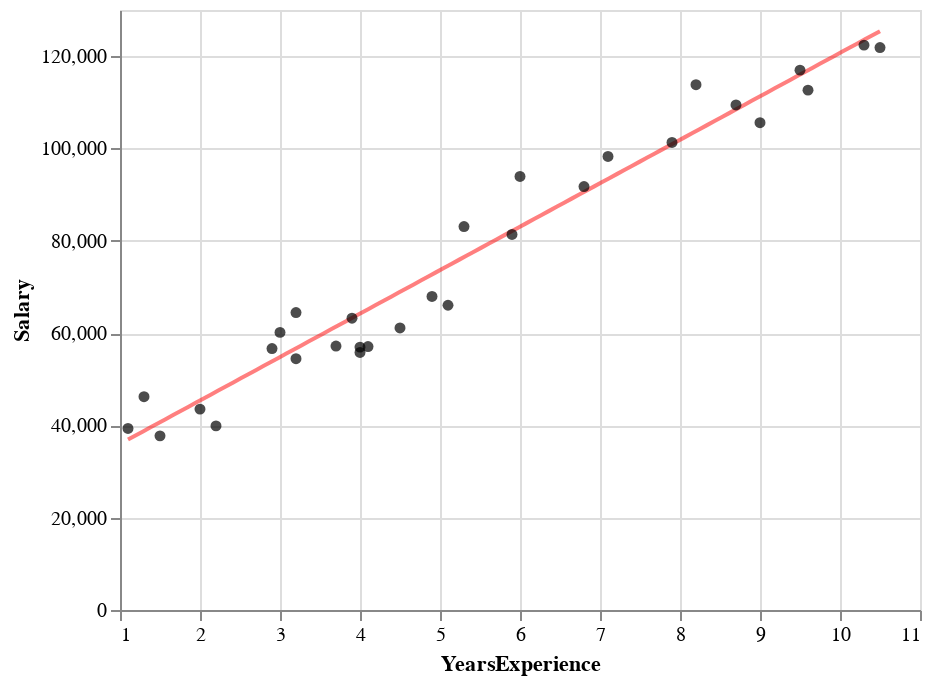

Write notebook code for a chart like this one.
### Markdown cell above
## 1.2 Construct HOPs of the salary data

Now that you have all the pieces, you should be able to put them together to construct a HOPs visualization.

First, run the following code chunk a few times: you should notice that the fit line moves each time you run it.

### Code cell
points_chart = get_salary_points_chart()
salary_reg = get_one_bootstrap_salary_fit()
line_chart = get_salary_linear_fit_chart(salary_reg)
line_chart + points_chart

### Figure 1 — Vega-Lite specification as saved in the notebook (floating-point values rounded to 4 significant figures)
{"config": {"view": {"continuousWidth": 400, "continuousHeight": 300}}, "layer": [{"data": {"name": "data-ee7bcd261794952f1036769c8d568846"}, "mark": {"type": "line", "color": "red", "opacity": 0.5}, "encoding": {"x": {"field": "YearsExperience", "type": "quantitative"}, "y": {"field": "Salary", "type": "quantitative"}}}, {"data": {"name": "data-09773d8f115bcdd7976eced50e1ebdda"}, "mark": {"type": "circle", "color": "black"}, "encoding": {"x": {"field": "YearsExperience", "type": "quantitative"}, "y": {"field": "Salary", "type": "quantitative"}}}], "$schema": "https://vega.github.io/schema/vega-lite/v4.17.0.json", "datasets": {"data-ee7bcd261794952f1036769c8d568846": [{"YearsExperience": 1.1, "Salary": 36930.0}, {"YearsExperience": 1.194, "Salary": 37810.0}, {"YearsExperience": 1.288, "Salary": 38700.0}, {"YearsExperience": 1.382, "Salary": 39580.0}, {"YearsExperience": 1.476, "Salary": 40470.0}, {"YearsExperience": 1.57, "Salary": 41350.0}, {"YearsExperience": 1.664, "Salary": 42240.0}, {"YearsExperience": 1.758, "Salary": 43120.0}, {"YearsExperience": 1.852, "Salary": 44010.0}, {"YearsExperience": 1.946, "Salary": 44890.0}, {"YearsExperience": 2.04, "Salary": 45780.0}, {"YearsExperience": 2.134, "Salary": 46660.0}, {"YearsExperience": 2.228, "Salary": 47550.0}, {"YearsExperience": 2.322, "Salary": 48430.0}, {"YearsExperience": 2.416, "Salary": 49320.0}, {"YearsExperience": 2.51, "Salary": 50200.0}, {"YearsExperience": 2.604, "Salary": 51080.0}, {"YearsExperience": 2.698, "Salary": 51970.0}, {"YearsExperience": 2.792, "Salary": 52850.0}, {"YearsExperience": 2.886, "Salary": 53740.0}, {"YearsExperience": 2.98, "Salary": 54620.0}, {"YearsExperience": 3.074, "Salary": 55510.0}, {"YearsExperience": 3.168, "Salary": 56390.0}, {"YearsExperience": 3.262, "Salary": 57280.0}, {"YearsExperience": 3.356, "Salary": 58160.0}, {"YearsExperience": 3.45, "Salary": 59050.0}, {"YearsExperience": 3.544, "Salary": 59930.0}, {"YearsExperience": 3.638, "Salary": 60820.0}, {"YearsExperience": 3.732, "Salary": 61700.0}, {"YearsExperience": 3.826, "Salary": 62590.0}, {"YearsExperience": 3.92, "Salary": 63470.0}, {"YearsExperience": 4.014, "Salary": 64360.0}, {"YearsExperience": 4.108, "Salary": 65240.0}, {"YearsExperience": 4.202, "Salary": 66130.0}, {"YearsExperience": 4.296, "Salary": 67010.0}, {"YearsExperience": 4.39, "Salary": 67900.0}, {"YearsExperience": 4.484, "Salary": 68780.0}, {"YearsExperience": 4.578, "Salary": 69670.0}, {"YearsExperience": 4.672, "Salary": 70550.0}, {"YearsExperience": 4.766, "Salary": 71440.0}, {"YearsExperience": 4.86, "Salary": 72320.0}, {"YearsExperience": 4.954, "Salary": 73200.0}, {"YearsExperience": 5.048, "Salary": 74090.0}, {"YearsExperience": 5.142, "Salary": 74970.0}, {"YearsExperience": 5.236, "Salary": 75860.0}, {"YearsExperience": 5.33, "Salary": 76740.0}, {"YearsExperience": 5.424, "Salary": 77630.0}, {"YearsExperience": 5.518, "Salary": 78510.0}, {"YearsExperience": 5.612, "Salary": 79400.0}, {"YearsExperience": 5.706, "Salary": 80280.0}, {"YearsExperience": 5.8, "Salary": 81170.0}, {"YearsExperience": 5.894, "Salary": 82050.0}, {"YearsExperience": 5.988, "Salary": 82940.0}, {"YearsExperience": 6.082, "Salary": 83820.0}, {"YearsExperience": 6.176, "Salary": 84710.0}, {"YearsExperience": 6.27, "Salary": 85590.0}, {"YearsExperience": 6.364, "Salary": 86480.0}, {"YearsExperience": 6.458, "Salary": 87360.0}, {"YearsExperience": 6.552, "Salary": 88250.0}, {"YearsExperience": 6.646, "Salary": 89130.0}, {"YearsExperience": 6.74, "Salary": 90020.0}, {"YearsExperience": 6.834, "Salary": 90900.0}, {"YearsExperience": 6.928, "Salary": 91790.0}, {"YearsExperience": 7.022, "Salary": 92670.0}, {"YearsExperience": 7.116, "Salary": 93560.0}, {"YearsExperience": 7.21, "Salary": 94440.0}, {"YearsExperience": 7.304, "Salary": 95320.0}, {"YearsExperience": 7.398, "Salary": 96210.0}, {"YearsExperience": 7.492, "Salary": 97090.0}, {"YearsExperience": 7.586, "Salary": 97980.0}, {"YearsExperience": 7.68, "Salary": 98860.0}, {"YearsExperience": 7.774, "Salary": 99750.0}, {"YearsExperience": 7.868, "Salary": 100600.0}, {"YearsExperience": 7.962, "Salary": 101500.0}, {"YearsExperience": 8.056, "Salary": 102400.0}, {"YearsExperience": 8.15, "Salary": 103300.0}, {"YearsExperience": 8.244, "Salary": 104200.0}, {"YearsExperience": 8.338, "Salary": 105100.0}, {"YearsExperience": 8.432, "Salary": 105900.0}, {"YearsExperience": 8.526, "Salary": 106800.0}, {"YearsExperience": 8.62, "Salary": 107700.0}, {"YearsExperience": 8.714, "Salary": 108600.0}, {"YearsExperience": 8.808, "Salary": 109500.0}, {"YearsExperience": 8.902, "Salary": 110400.0}, {"YearsExperience": 8.996, "Salary": 111300.0}, {"YearsExperience": 9.09, "Salary": 112100.0}, {"YearsExperience": 9.184, "Salary": 113000.0}, {"YearsExperience": 9.278, "Salary": 113900.0}, {"YearsExperience": 9.372, "Salary": 114800.0}, {"YearsExperience": 9.466, "Salary": 115700.0}, {"YearsExperience": 9.56, "Salary": 116600.0}, {"YearsExperience": 9.654, "Salary": 117400.0}, {"YearsExperience": 9.748, "Salary": 118300.0}, {"YearsExperience": 9.842, "Salary": 119200.0}, {"YearsExperience": 9.936, "Salary": 120100.0}, {"YearsExperience": 10.03, "Salary": 121000.0}, {"YearsExperience": 10.12, "Salary": 121900.0}, {"YearsExperience": 10.22, "Salary": 122800.0}, {"YearsExperience": 10.31, "Salary": 123600.0}, {"YearsExperience": 10.41, "Salary": 124500.0}, {"YearsExperience": 10.5, "Salary": 125400.0}], "data-09773d8f115bcdd7976eced50e1ebdda": [{"YearsExperience": 1.1, "Salary": 39340.0}, {"YearsExperience": 1.3, "Salary": 46200.0}, {"YearsExperience": 1.5, "Salary": 37730.0}, {"YearsExperience": 2.0, "Salary": 43520.0}, {"YearsExperience": 2.2, "Salary": 39890.0}, {"YearsExperience": 2.9, "Salary": 56640.0}, {"YearsExperience": 3.0, "Salary": 60150.0}, {"YearsExperience": 3.2, "Salary": 54440.0}, {"YearsExperience": 3.2, "Salary": 64440.0}, {"YearsExperience": 3.7, "Salary": 57190.0}, {"YearsExperience": 3.9, "Salary": 63220.0}, {"YearsExperience": 4.0, "Salary": 55790.0}, {"YearsExperience": 4.0, "Salary": 56960.0}, {"YearsExperience": 4.1, "Salary": 57080.0}, {"YearsExperience": 4.5, "Salary": 61110.0}, {"YearsExperience": 4.9, "Salary": 67940.0}, {"YearsExperience": 5.1, "Salary": 66030.0}, {"YearsExperience": 5.3, "Salary": 83090.0}, {"YearsExperience": 5.9, "Salary": 81360.0}, {"YearsExperience": 6.0, "Salary": 93940.0}, {"YearsExperience": 6.8, "Salary": 91740.0}, {"YearsExperience": 7.1, "Salary": 98270.0}, {"YearsExperience": 7.9, "Salary": 101300.0}, {"YearsExperience": 8.2, "Salary": 113800.0}, {"YearsExperience": 8.7, "Salary": 109400.0}, {"YearsExperience": 9.0, "Salary": 105600.0}, {"YearsExperience": 9.5, "Salary": 117000.0}, {"YearsExperience": 9.6, "Salary": 112600.0}, {"YearsExperience": 10.3, "Salary": 122400.0}, {"YearsExperience": 10.5, "Salary": 121900.0}]}}
